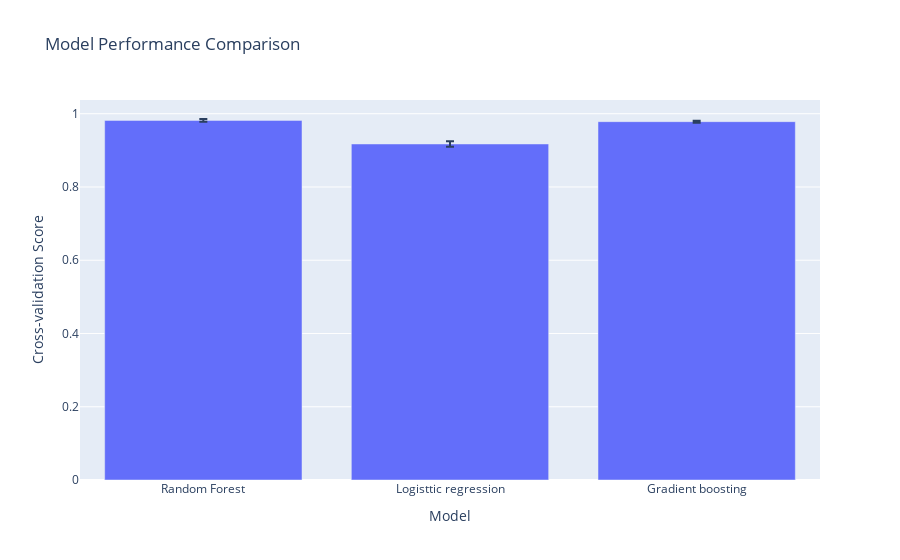

The notebook cell saved with this chart:
### Code cell
import plotly.graph_objects as go
cv_results = {'Random Forest': {'mean_cv_score': np.mean(random_forest_cv), 'std_cv_score': np.std(random_forest_cv)},
              'Logisttic regression': {'mean_cv_score': np.mean(log_reg_cv), 'std_cv_score': np.std(log_reg_cv)},
               'Gradient boosting': {'mean_cv_score': np.mean(gradient_boosting_cv), 'std_cv_score': np.std(gradient_boosting_cv)}}

models = list(cv_results.keys())
scores = [result['mean_cv_score'] for result in cv_results.values()]
errors = [result['std_cv_score'] for result in cv_results.values()]

fig_metrics_comparison = go.Figure(data=[
    go.Bar(name='Score',
           x=models,
           y=scores,
           error_y=dict(type='data', array=errors))
])

fig_metrics_comparison.update_layout(title='Model Performance Comparison',
                                     xaxis_title='Model',
                                     yaxis_title='Cross-validation Score')

### Figure 1 — Plotly figure (JSON) as saved in the notebook; plotly's stock layout.template omitted (floating-point values rounded to 4 significant figures)
{"data": [{"error_y": {"array": [0.003773, 0.007326, 0.002839], "type": "data"}, "name": "Score", "type": "bar", "x": ["Random Forest", "Logisttic regression", "Gradient boosting"], "y": [0.9818, 0.9174, 0.9783]}], "layout": {"title": {"text": "Model Performance Comparison"}, "xaxis": {"title": {"text": "Model"}}, "yaxis": {"title": {"text": "Cross-validation Score"}}}}
